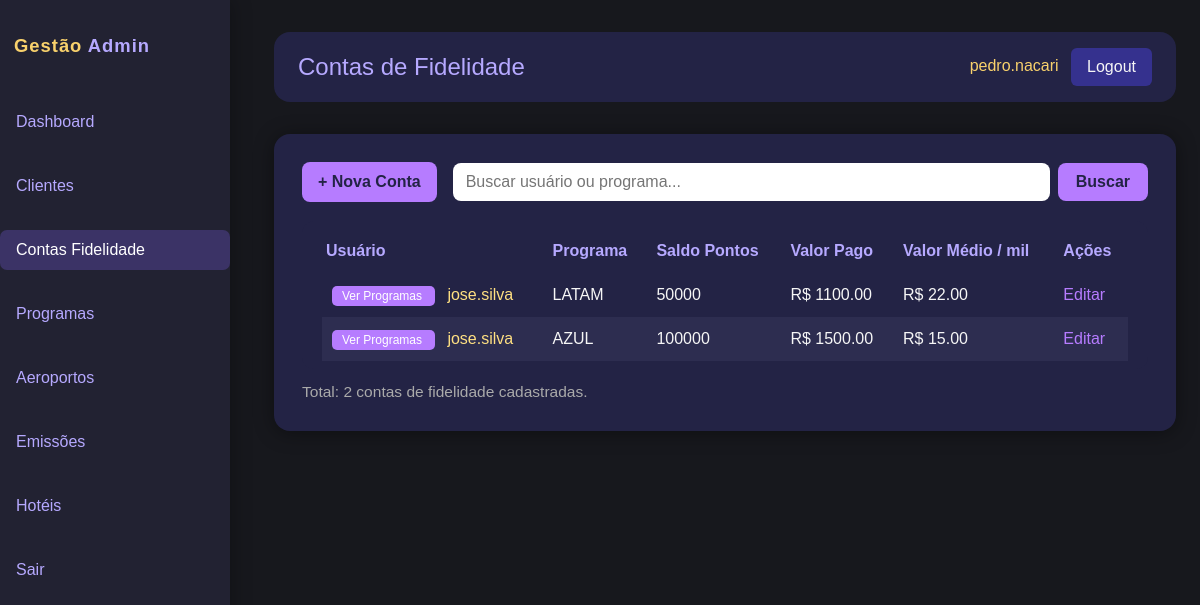
Before: /adm/contas/ (signed in) with the older database file.
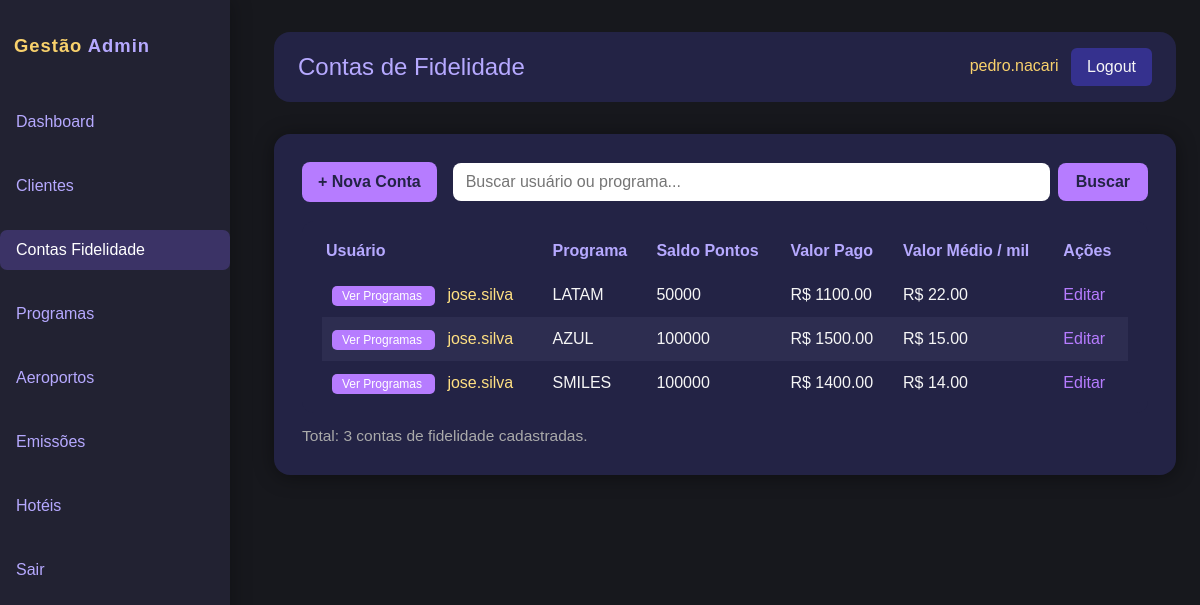
After: the same page with the newer database file.
### gestao/models.py (models this page shows, shortened)
class ContaFidelidade(models.Model):
    cliente = models.ForeignKey(Cliente, on_delete=models.CASCADE)
    programa = models.ForeignKey(ProgramaFidelidade, on_delete=models.CASCADE)
    @property
    def valor_medio_por_mil(self):
        saldo = self.saldo_pontos
        if saldo > 0:
            return float(self.valor_total_pago) / (saldo / 1000)
        return 0
    PERIODICIDADE_CLUBE = (
        ('nenhum', 'Nenhum'),
        ('mensal', 'Mensal'),
        ('trimestral', 'Trimestral'),
        ('semestral', 'Semestral'),
        ('anual', 'Anual'),
    )
    clube_periodicidade = models.CharField(
    max_length=12, choices=PERIODICIDADE_CLUBE, default='nenhum')
    pontos_clube_mes = models.IntegerField(default=0)
    valor_assinatura_clube = models.DecimalField(max_digits=10, decimal_places=2, default=0)
    data_inicio_clube = models.DateField(null=True, blank=True)
    validade = models.DateField(null=True, blank=True)
    @property
    def saldo_pontos(self):
        movs = self.movimentacoes.all()
        return sum(m.pontos for m in movs) if movs.exists() else 0
    @property
    def valor_total_pago(self):
        movs = self.movimentacoes.all()
        return sum(float(m.valor_pago) for m in movs) if movs.exists() else 0

class Cliente(models.Model):
    usuario = models.OneToOneField(User, on_delete=models.CASCADE, related_name='cliente_gestao')
    telefone = models.CharField(max_length=20, blank=True)
    data_nascimento = models.DateField(null=True, blank=True)
    cpf = models.CharField(max_length=14, default='000.000.000-00')
    PERFIS = (
        ('admin', 'Administrador'),
        ('operador', 'Operador'),
        ('cliente', 'Cliente'),
    )
    perfil = models.CharField(max_length=10, choices=PERFIS, default='cliente')
    observacoes = models.TextField(blank=True)
    ativo = models.BooleanField(default=True)

class ProgramaFidelidade(models.Model):
    nome = models.CharField(max_length=100)
    descricao = models.TextField(blank=True)
    preco_medio_milheiro = models.DecimalField(max_digits=10, decimal_places=2, default=0)

class Movimentacao(models.Model):
    conta = models.ForeignKey(ContaFidelidade, on_delete=models.CASCADE, related_name='movimentacoes')
    data = models.DateField()
    pontos = models.IntegerField()
    valor_pago = models.DecimalField(max_digits=10, decimal_places=2)
    descricao = models.CharField(max_length=255)

### gestao/views_admin.py (the view)
@login_required
@user_passes_test(admin_required)
def admin_contas(request):
    busca = request.GET.get("busca", "")
    contas = ContaFidelidade.objects.select_related("cliente__usuario", "programa")
    if busca:
        contas = contas.filter(
            Q(cliente__usuario__username__icontains=busca) |
            Q(cliente__usuario__first_name__icontains=busca) |
            Q(programa__nome__icontains=busca)
        )
    paginator = Paginator(contas, 20)
    page_number = request.GET.get("page")
    page_obj = paginator.get_page(page_number)
    return render(request, 'admin_custom/contas.html', {
        'page_obj': page_obj,
        'busca': busca,
        'total_contas': contas.count(),
    })

### gestao/views_admin.py (called while the page is built)
def admin_required(user):
    return user.is_staff or user.is_superuser

### gestao/templates/admin_custom/contas.html (shortened to what this page needs)
{% extends "admin_custom/base_admin.html" %}
{% block header_title %}Contas de Fidelidade{% endblock %}
{% block menu_contas %}active{% endblock %}
{% block content %}
    <div style="margin-bottom:1.2rem; display: flex; justify-content: space-between; align-items: center;">
        <a href="{% url 'admin_nova_conta' %}" style="background:#b67cff;color:#232345;padding:8px 16px;border-radius:8px;font-weight:bold;text-decoration:none;">
            + Nova Conta
        </a>
        <form method="get" style="display:flex;gap:8px;flex:1;margin-left:16px;">
            <input type="text" name="busca" value="{{ busca }}" placeholder="Buscar usuário ou programa..." style="flex:1;padding:7px 13px;border-radius:8px;border:none;">
            <button type="submit" style="padding:7px 18px;background:#b67cff;border:none;color:#232345;border-radius:8px;font-weight:bold;">Buscar</button>
        </form>
    </div>
    <div style="background:#232345;border-radius:12px;padding:8px 20px;">
        <table style="width:100%;border-collapse:collapse;">
            <thead>
                <tr style="color:#b6a9ff;">
                    <th style="padding:10px 4px;text-align:left;">Usuário</th>
                    <th>Programa</th>
                    <th>Saldo Pontos</th>
                    <th>Valor Pago</th>
                    <th>Valor Médio / mil</th>
                    <th>Ações</th>
                </tr>
            </thead>
            <tbody>
                {% for conta in page_obj %}
                <tr>
                    <td style="color:#ffe082;">
                        <a href="{% url 'admin_programas_do_cliente' conta.cliente.id %}"
                           style="margin-right:12px; background:#b67cff; color:#fff; padding:3px 10px; border-radius:5px; font-size:12px; text-decoration:none; font-weight:500; vertical-align:middle;">
                            Ver Programas
                        </a>
                        {{ conta.cliente.usuario.username }}
                    </td>
                    <td>{{ conta.programa.nome }}</td>
                    <td>{{ conta.saldo_pontos }}</td>
                    <td>R$ {{ conta.valor_total_pago|floatformat:2 }}</td>
                    <td>R$ {{ conta.valor_medio_por_mil|floatformat:2 }}</td>
                    <td>
                        <a href="{% url 'admin_editar_conta' conta.id %}" style="color:#b67cff;">Editar</a>
                    </td>
                </tr>
                {% empty %}
                <tr>
                    <td colspan="6" style="color:#fa7070;text-align:center;padding:2rem 0;">Nenhuma conta encontrada.</td>
                </tr>
                {% endfor %}
            </tbody>
        </table>
    </div>
    <div style="color:#aaa;font-size:0.97rem;margin-top:11px;">Total: {{ total_contas }} contas de fidelidade cadastradas.</div>
{% endblock %}

Changed rows visible on the page:
added ContaFidelidade: cliente.usuario.username "jose.silva", programa.nome "SMILES", saldo_pontos "100000", valor_total_pago "1400.00", valor_medio_por_mil "14.00"
Other visible differences:
{{ total_contas }}: "2" → "3"
